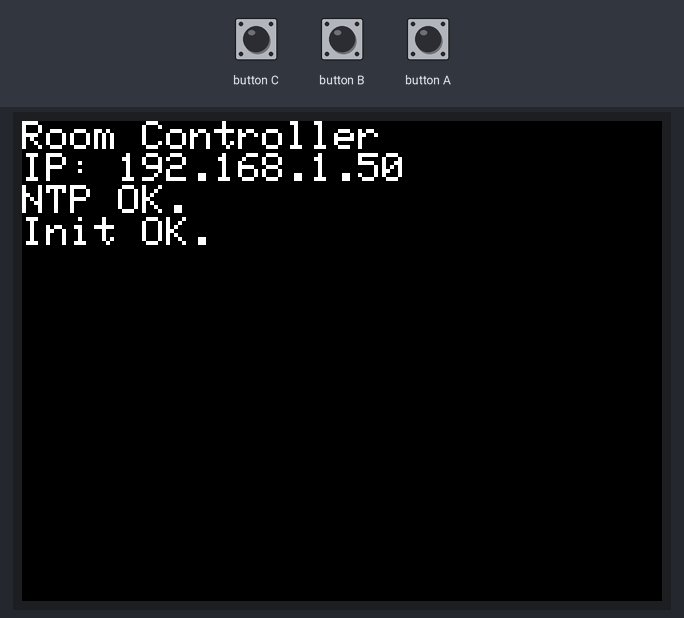
A sketch run on a simulated ESP32. On the bench: 320×240 colour display. The inputs (shaded band) are chosen by the test bench. WiFi joins after 1.5 s; servers stay silent unless stated; uploads are accepted with an empty reply; the local clock reads 2024-03-15 10:24:30 at power-on unless the sketch sets it; what the sketch prints to the serial monitor is not drawn.

Above: at 1.8 s.
At 4.9 s:
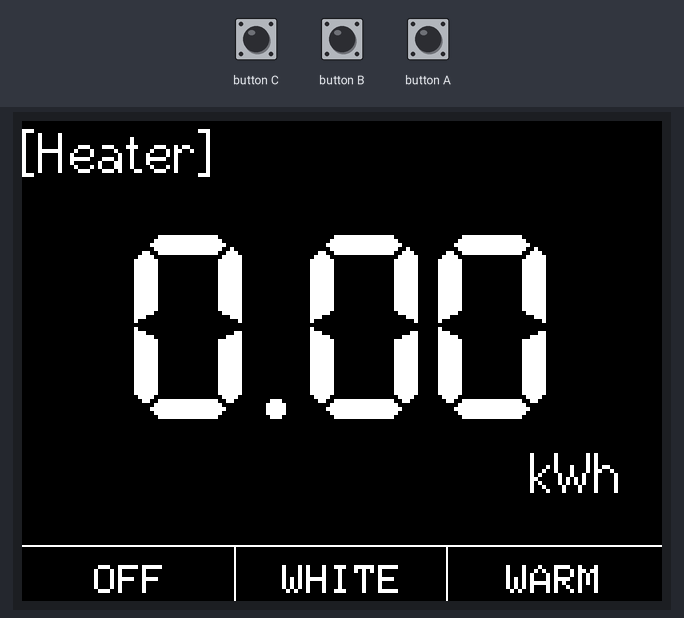
5.0 s: button C pressed for 1 s
At 5.5 s:
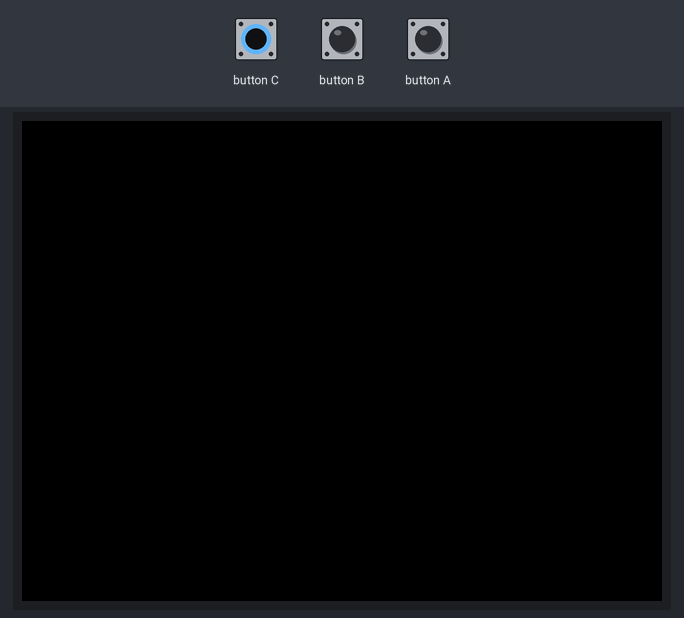
7.6 s: button B pressed for 3.2 s
12.3 s: button A pressed for 0.15 s
13.9 s: button A pressed for 3.2 s
18.6 s: button C pressed for 3.2 s
Timing chart, 0 to 21.6 s (numbered marks = the images above; inputs shaded):
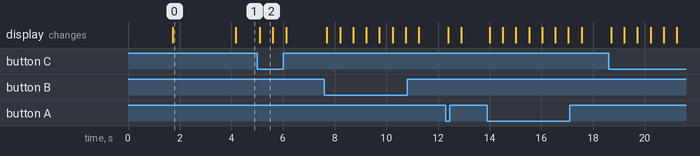

Measured:
- after the input at 5.0 s, the display: changes after 0.10 s (image 2)
- what the display in image 0 shows lasts 2.5 s, from 1.7 s to 4.2 s
- what the display in image 2 shows lasts 0.5 s, from 5.1 s to 5.6 s

The sketch:

room-controller.ino
```cpp
#include <HTTPClient.h>
#include <M5Stack.h>
#include "settings.h"

// ネットワーク設定
const char *ssid = SSID;
const char *password = PASSWORD;
const int port = PORT;
const int RESPONSE_TIMEOUT_MILLIS = 5000;

// 動作設定
const int PRESSED_DURATION = 100;
const int FETCH_INTERVAL = 60 * 60 * 1000;
unsigned long lastMillis;
int lastElectricity = -1;

// 描画
TFT_eSprite canvas = TFT_eSprite(&M5.Lcd);

// 関数宣言
void process();
void draw();
bool executeScene(String sceneId);
int fetchElectricity(String deviceId);

/**
 * 初回処理
 */
void setup()
{
  // 初期化
  M5.begin();

  // LCD スクリーン初期化
  M5.Lcd.fillScreen(BLACK);
  M5.Lcd.setTextColor(WHITE);
  M5.Lcd.setTextSize(2);
  M5.Lcd.println("Room Controller");

  // ダブルバッファ用スプライト作成
  canvas.setColorDepth(8);
  canvas.createSprite(M5.Lcd.width(), M5.Lcd.height());

  // Wi-Fi 接続
  Serial.println();
  Serial.print("Connecting to ");
  Serial.println(ssid);
  WiFi.begin(ssid, password);
  WiFi.setSleep(false);
  while (WiFi.status() != WL_CONNECTED)
  {
    delay(500);
    Serial.print(".");
  }

  Serial.println();
  Serial.println("Wi-Fi connected.");
  Serial.print("IP: ");
  M5.Lcd.print("IP: ");
  Serial.println(WiFi.localIP());
  M5.Lcd.println(WiFi.localIP());

  // 時刻同期
  configTzTime("JST-9", "ntp.nict.jp");
  Serial.println("NTP OK.");
  M5.Lcd.println("NTP OK.");
  lastMillis = 0;

  M5.Lcd.print("Init OK.");
  delay(2000);
}

/**
 * メインループ
 */
void loop()
{
  M5.update();
  process();
  delay(1);
}

/**
 * ボタン操作と定期処理を実行します。
 */
void process()
{
  bool handled = false;

  // 消灯
  if (M5.BtnA.pressedFor(PRESSED_DURATION))
  {
    Serial.println("Scene: [OFF]");
    M5.Lcd.fillScreen(BLACK);
    executeScene(SCENE_ID_OFF);
    handled = true;
  }

  // 昼光色
  if (M5.BtnB.pressedFor(PRESSED_DURATION))
  {
    Serial.println("Scene: [DAYLIGHT]");
    M5.Lcd.fillScreen(BLACK);
    executeScene(SCENE_ID_DAYLIGHT);
    handled = true;
  }

  // 電球色
  if (M5.BtnC.pressedFor(PRESSED_DURATION))
  {
    Serial.println("Scene: [WARM]");
    M5.Lcd.fillScreen(BLACK);
    executeScene(SCENE_ID_WARM);
    handled = true;
  }

  // デバイス電力量更新
  if (lastMillis == 0 || millis() - lastMillis > FETCH_INTERVAL)
  {
    Serial.println("Electricity: Fetching...");
    lastMillis = millis();

    String deviceId;
    struct tm currentTime;
    if (getLocalTime(&currentTime))
    {
      deviceId = String((6 <= (currentTime.tm_mon + 1) && (currentTime.tm_mon + 1) <= 10) ? SUMMAR_DEVICE_ID : WINTER_DEVICE_ID);
      lastElectricity = fetchElectricity(deviceId);
    }
    else
    {
      lastElectricity = -1;
    }

    Serial.printf("Electricity: [%s] %d Wh\n", deviceId.c_str(), lastElectricity);
    handled = true;
  }

  // 処理が発生したときだけ再描画する
  if (handled)
  {
    draw();
  }
}

/**
 * サーバーから自機の最新の状態を取得します。
 */
void draw()
{
  canvas.fillSprite(BLACK);
  canvas.setTextColor(WHITE);

  // デバイス名
  String device;
  struct tm currentTime;
  if (getLocalTime(&currentTime) && lastElectricity != -1)
  {
    device = String((6 <= (currentTime.tm_mon + 1) && (currentTime.tm_mon + 1) <= 10) ? "[A/C]" : "[Heater]");
  }
  else
  {
    device = "**ERROR**";
  }

  // デバイス電力量
  char buf[100];
  if (lastElectricity != -1)
  {
    sprintf(buf, "%.2f", lastElectricity / 1000.0);
  }
  else
  {
    sprintf(buf, "---");
  }

  canvas.setTextSize(2);
  canvas.drawString(device, 0, 0, 2);
  canvas.drawCentreString(buf, 320 / 2, 55, 7);
  canvas.drawRightString("kWh", 320 - 20, 160, 2);

  // ボタンガイド
  canvas.setTextFont(1);
  canvas.setTextSize(2);
  canvas.drawLine(0, 240 - 18 - 10, 320, 240 - 18 - 10, WHITE);
  canvas.drawCentreString("OFF", 320 / 2 - (int)(320 / 3), 240 - 18, 1);
  canvas.drawLine((int)(320 / 3) * 1, 240 - 18 - 10, (int)(320 / 3) * 1, 240, WHITE);
  canvas.drawCentreString("WHITE", 320 / 2, 240 - 18, 1);
  canvas.drawLine((int)(320 / 3) * 2, 240 - 18 - 10, (int)(320 / 3) * 2, 240, WHITE);
  canvas.drawCentreString("WARM", 320 / 2 + (int)(320 / 3), 240 - 18, 1);

  canvas.pushSprite(0, 0);
}

/**
 * (SwitchBot API) シーンを実行します。
 */
bool executeScene(String sceneId)
{
  HTTPClient client;
  client.setTimeout(RESPONSE_TIMEOUT_MILLIS);
  String url = "https://" + String(SWITCHBOT_API_HOSTNAME) + "/v1.1/scenes/" + sceneId + "/execute";

  if (!client.begin(url))
  {
    Serial.println("Connection failed.");
    return false;
  }

  client.addHeader("Content-Type", "application/json");
  client.addHeader("Authorization", SWITCHBOT_API_TOKEN);

  int httpCode = client.POST("{}");
  client.end();

  return httpCode == HTTP_CODE_OK;
}

/**
 * (独自API) 指定したデバイスの電力量(Wh)を取得します。
 */
int fetchElectricity(String deviceId)
{
  HTTPClient client;
  client.setTimeout(RESPONSE_TIMEOUT_MILLIS);
  String url = "https://" + String(MYSELF_API_HOSTNAME) + "/?token=" + String(MYSELF_API_TOKEN) + "&device_id=" + deviceId;

  if (!client.begin(url))
  {
    Serial.println("Connection failed.");
    return -1;
  }

  int httpCode = client.GET();
  if (httpCode != HTTP_CODE_OK)
  {
    Serial.printf("Error: Fetch Failed [%d]\n", httpCode);
    client.end();
    return -1;
  }

  String watt = client.getString();
  client.end();

  return watt.toInt();
}
```

settings.example.h
```cpp
// ########################################################
//  プライベートな Wi-Fi 接続設定などの定義 [サンプル]
//  settings.h としてコピーした上で適宜設定を行って下さい。
// ########################################################

#define SSID "xxxxxxx"
#define PASSWORD "xxxxxxx"
#define HOSTNAME "xxxxxxx"
#define PORT 80

#define SWITCHBOT_API_HOSTNAME "api.switch-bot.com"
#define SWITCHBOT_API_TOKEN "xxxxxxx"

#define MYSELF_API_HOSTNAME "example.com"
#define MYSELF_API_TOKEN "xxxxxxx"

#define SUMMAR_DEVICE_ID "xxxxxxx"
#define WINTER_DEVICE_ID "xxxxxxx"

#define SCENE_ID_OFF "xxxxxxx"
#define SCENE_ID_DAYLIGHT "xxxxxxx"
#define SCENE_ID_WARM "xxxxxxx"
```
